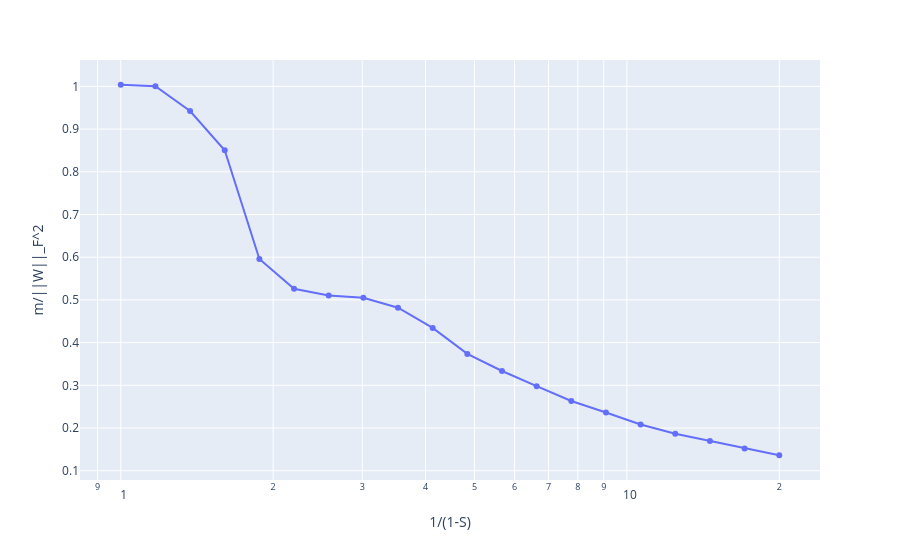

Notebook code for this chart:
### Code cell
fig = px.line(
    x=1/model.feature_probability[:, 0].cpu(),
    y=(model.config.n_hidden/(torch.linalg.matrix_norm(model.W.detach(), 'fro')**2)).cpu(),
    log_x=True,
    markers=True,
)
fig.update_xaxes(title="1/(1-S)")
fig.update_yaxes(title=f"m/||W||_F^2")

### Figure 1 — Plotly figure (JSON) as saved in the notebook; plotly's stock layout.template omitted (floating-point values rounded to 4 significant figures)
{"data": [{"hovertemplate": "x=%{x}<br>y=%{y}<extra></extra>", "legendgroup": "", "line": {"color": "#636efa", "dash": "solid"}, "marker": {"symbol": "circle"}, "mode": "lines+markers", "name": "", "orientation": "v", "showlegend": false, "type": "scatter", "x": [1.0, 1.171, 1.371, 1.605, 1.879, 2.2, 2.575, 3.015, 3.53, 4.133, 4.839, 5.665, 6.633, 7.766, 9.092, 10.64, 12.46, 14.59, 17.08, 20.0], "xaxis": "x", "y": [1.004, 1.001, 0.9423, 0.8503, 0.5958, 0.526, 0.5103, 0.505, 0.4818, 0.4345, 0.3736, 0.3336, 0.2981, 0.2634, 0.2362, 0.2083, 0.1867, 0.1698, 0.1519, 0.1363], "yaxis": "y"}], "layout": {"legend": {"tracegroupgap": 0}, "margin": {"t": 60}, "xaxis": {"anchor": "y", "domain": [0, 1], "title": {"text": "1/(1-S)"}, "type": "log"}, "yaxis": {"anchor": "x", "domain": [0, 1], "title": {"text": "m/||W||_F^2"}}}}
